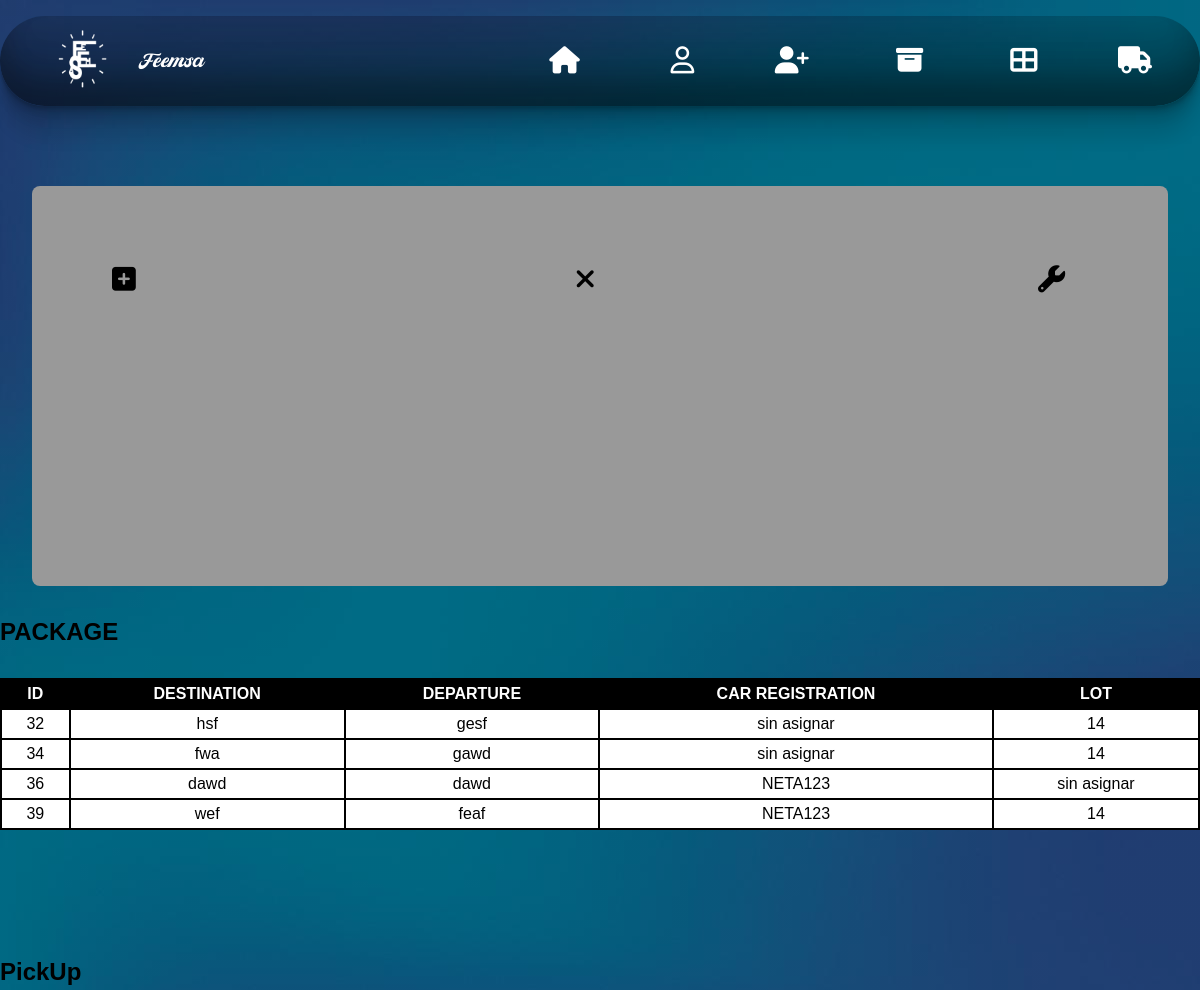
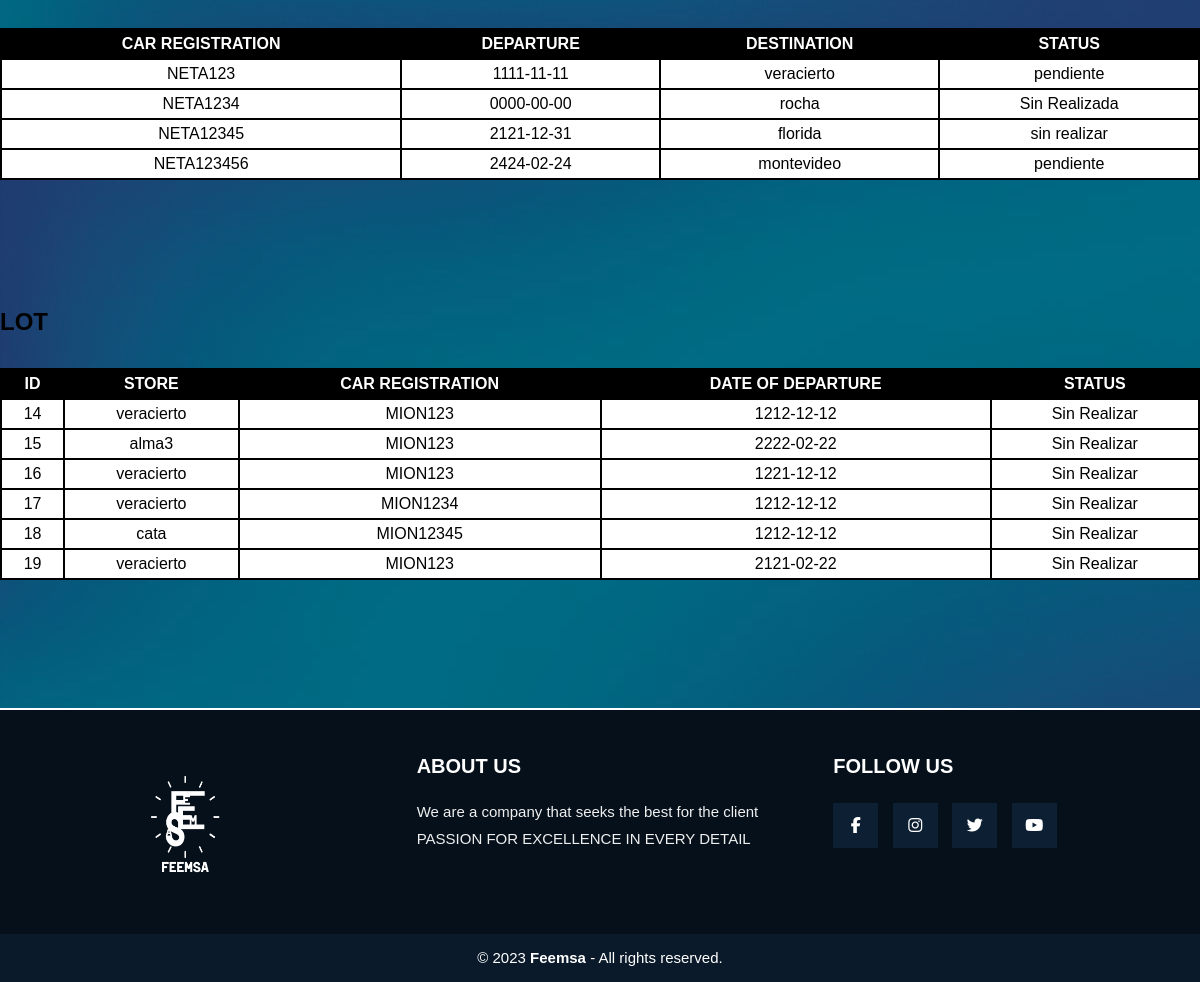
The page /AdminEN/FrontEnd/ingresarPaqueteAdmin.php (signed in) on the database its author committed (2 pictures, top to bottom).
### tables this page shows
CREATE TABLE `paquete` (
  `id` int(100) NOT NULL,
  `destino` varchar(100) NOT NULL,
  `salida` varchar(100) NOT NULL,
  `entrega` varchar(100) NOT NULL,
  `matriculaCamioneta` varchar(100) NOT NULL,
  `idLote` varchar(100) NOT NULL
);

CREATE TABLE `camioneta` (
  `matricula` varchar(100) NOT NULL,
  `partida` date NOT NULL,
  `llegada` date NOT NULL,
  `destino` varchar(100) NOT NULL,
  `entregada` varchar(100) NOT NULL,
  `estado` varchar(100) NOT NULL,
  `idCamionero` int(100) NOT NULL
);

CREATE TABLE `loteinicial` (
  `id` int(100) NOT NULL,
  `almacen` varchar(100) NOT NULL,
  `matriculaCamion` varchar(100) NOT NULL,
  `fechaSalida` date NOT NULL,
  `entregada` varchar(100) NOT NULL
);

### AdminEN/FrontEnd/ingresarPaqueteAdmin.php (the view, shortened to what this page needs)
<?php
include('../../apis/server.php');
    ?>
<!DOCTYPE html>
<html lang="en">
<head>
    <link rel="stylesheet" href="../CSS/modAdmin.css">
</head>
<body>
   <div class="container">
    <div class="navbar">
      <img src="../../img/logo.png" class="logo"><a id="femsa">Feemsa</a>
      <nav>
        <ul>
        <li><a id="home" href="IndexAdministrador.php" class="fa fa-home"></a></li>
        <li><a id="home" href="cerrarSessionIndexAdmin.php" class="fa fa-user-o"></a></li>
        <li><a id="home" href="modUsuarios.php" class="fa fa-user-plus"></a></li>
        <li><a id="home" href="ingresarPaqueteAdmin.php" class="fa fa-archive"></a></li>
        <li><a id="home" href="ingresarLoteAdmin.php" class="fa fa-th-large"></a></li>
        <li><a id="home" href="adminCamionCamioneta.php" class="fa fa-truck"></a></li>
    </ul>
      </nav>
    </div>
    <div id="todo">
    <a id="paq" class="fa fa-plus-square"></a>
                <a id="elm" class="fa fa-remove"></a>
                <a id="mod" class="fa fa-wrench"></a>
                    </div>
                    <h2>PACKAGE</h2>
                    <table border="1" >
		<tr>
			<th>ID</th>
			<th>DESTINATION</th>
			<th>DEPARTURE</th>
            <th>CAR REGISTRATION</th>
            <th>LOT</th>
		</tr>
		<?php
		$sql="SELECT * from paquete";
		$result=mysqli_query($conexion,$sql);
		while($mostrar=mysqli_fetch_array($result)){
		 ?>
		<tr>
			<td><?php echo $mostrar['id'] ?></td>
			<td><?php echo $mostrar['destino'] ?></td>
			<td><?php echo $mostrar['salida'] ?></td>
            <td><?php echo $mostrar['matriculaCamioneta'] ?></td>
            <td><?php echo $mostrar['idLote'] ?></td>
		</tr>
	<?php
	}
	 ?>
	</table>
<h2>PickUp</h2>
    <table border="1" >
		<tr>
			<th>CAR REGISTRATION</th>
			<th>DEPARTURE</th>
            <th>DESTINATION</th>
			<th>STATUS</th>
		</tr>
		<?php
		$sql="SELECT * from camioneta";
		$result=mysqli_query($conexion,$sql);
		while($mostrar=mysqli_fetch_array($result)){
		 ?>
		<tr>
			<td><?php echo $mostrar['matricula'] ?></td>
			<td><?php echo $mostrar['partida'] ?></td>
            <td><?php echo $mostrar['destino'] ?></td>
			<td><?php echo $mostrar['entregada'] ?></td>
		</tr>
	<?php
	}
	 ?>
	</table>
    <h2>LOT</h2>
                    <table border="1" >
		<tr>
			<th>ID</th>
			<th>STORE</th>
			<th>CAR REGISTRATION</th>
            <th>DATE OF DEPARTURE</th>
            <th>STATUS</th>
		</tr>
		<?php
		$sql="SELECT * from loteInicial";
		$result=mysqli_query($conexion,$sql);
		while($mostrar=mysqli_fetch_array($result)){
		 ?>
		<tr>
			<td><?php echo $mostrar['id'] ?></td>
			<td><?php echo $mostrar['almacen'] ?></td>
			<td><?php echo $mostrar['matriculaCamion'] ?></td>
            <td><?php echo $mostrar['fechaSalida'] ?></td>
            <td><?php echo $mostrar['entregada'] ?></td>
		</tr>
	<?php
	}
	 ?>
	</table>
                </div>
  </body>
  <footer class="pie-pagina">
        <div class="grupo-1">
            <div class="box">
                <figure>
                    <a href="#">
                        <img src="../../img/logo (2).png" alt="">
                    </a>
                </figure>
            </div>
            <div class="box">
                <h2>ABOUT US</h2>
                <p>We are a company that seeks the best for the client</p>
                <p>PASSION FOR EXCELLENCE IN EVERY DETAIL</p>
            </div>
            <div class="box">
                <h2>FOLLOW US</h2>
                <div class="red-social">
                    <a href="https://es-la.facebook.com/" class="fa fa-facebook"></a>
                    <a href="https://www.instagram.com/feemsa.oficial/?hl=es" class="fa fa-instagram"></a>
                    <a href="https://twitter.com/feemsaoficial?lang=es" class="fa fa-twitter"></a>
                    <a href="https://www.youtube.com/" class="fa fa-youtube"></a>
                </div>
            </div>
        </div>
        <div class="grupo-2">
            <small>&copy; 2023 <b>Feemsa</b> - All rights reserved.</small>
        </div>
    </footer>
  </body>
</html>

### AdminEN/CSS/modAdmin.css (style rules this page uses)
* { margin: 0; padding: 0; font-family: sans-serif; }
body { padding-top: 1rem; width:100% ; background-image: linear-gradient(rgba(0,0,0,0.33),rgba(0,0,0,0.33)),url(../../img/fondox.png); height: auto; box-sizing: border-box; }
table { margin-bottom: 8rem; margin-top: 2rem; text-align: center; width: 100%; }
table, th, td { border: 2px solid black; border-collapse: collapse; padding: 2px; }
table, th { color: #fff; background-color: #000; }
table,td { color: #000; background-color: #fff; }
th, td { padding: 5px; }
.navbar { height: 10%; display: flex; align-items: center; background-image: linear-gradient(rgba(0,0,0,0.43),rgba(0,0,0,0.53)),url(../../img/fondox.png); border-radius: 3rem; box-shadow: rgba(0, 0, 0, 0.17) 0px -23px 25px 0px inset, rgba(0, 0, 0, 0.15) 0px -36px 30px 0px inset, rgba(0, 0, 0, 0.1) 0px -79px 40px 0px inset, rgba(0, 0, 0, 0.06) 0px 2px 1px, rgba(0, 0, 0, 0.09) 0px 4px 2px, rgba(0, 0, 0, 0.09) 0px 8px 4px, rgba(0, 0, 0, 0.09) 0px 16px 8px, rgba(0, 0, 0, 0.09) 0px 32px 16px; padding-right: 4%; padding-left: 3%; }
.logo { width: 90px; }
#home { font-size: 1.7rem; width: 50px; cursor: pointer; }
nav { flex: 1; text-align: right; }
nav ul li { list-style: none; display: inline-block; margin-left: 60px; }
nav ul li a { text-decoration: none; color: #fff; font-size: 15px; }
#femsa { color: #fff; font-size: 1.3rem; font-family: Suitnice retro; margin-left: 1rem; margin-top: 0.3rem; }
.pie-pagina { bottom: 0; width: 100%; background-color: #05101a; border-top: 2px solid #fff; }
.pie-pagina .grupo-1 { width: 100%; max-width: 1200px; margin: auto; display:grid; grid-template-columns: repeat(3, 3fr); grid-gap:50px; padding: 45px 0px; }
.pie-pagina .grupo-1 .box figure { width: 100%; height: 100%; display: flex; justify-content: center; align-items: center; }
.pie-pagina .grupo-1 .box figure img { width: 130px; }
.pie-pagina .grupo-1 .box h2 { color: #fff; margin-bottom: 25px; font-size: 20px; }
.pie-pagina .grupo-1 .box p { color: #efefef; margin-bottom: 10px; font-size: 15px; }
.pie-pagina .grupo-1 .red-social a { display: inline-block; text-decoration: none; width: 45px; height: 45px; line-height: 45px; color: #fff; margin-right: 10px; background-color: #0d2033; text-align: center; transition: all 300ms ease; }
.pie-pagina .grupo-2 { background-color: #0a1a2a; padding: 15px 10px; text-align: center; color: #fff; }
.pie-pagina .grupo-2 small { font-size: 15px; }
#todo { margin:2rem; border-radius: 0.5rem; margin-top: 5rem; background-color: #999; height: 15rem; padding: 5rem; padding-top: 5rem; display: flex; justify-content: space-between; }
#paq { font-size: 1.7rem; width: 50px; cursor: pointer; }
#elm { font-size: 1.7rem; width: 50px; cursor: pointer; }
#mod { font-size: 1.7rem; width: 50px; cursor: pointer; }

### rows shown on the page
paquete: id "32", destino "hsf", salida "gesf", matriculaCamioneta "sin asignar", idLote "14"
paquete: id "34", destino "fwa", salida "gawd", matriculaCamioneta "sin asignar", idLote "14"
paquete: id "36", destino "dawd", salida "dawd", matriculaCamioneta "NETA123", idLote "sin asignar"
paquete: id "39", destino "wef", salida "feaf", matriculaCamioneta "NETA123", idLote "14"
camioneta: matricula "NETA123", partida "1111-11-11", destino "veracierto", entregada "pendiente"
camioneta: matricula "NETA1234", partida "0000-00-00", destino "rocha", entregada "Sin Realizada"
camioneta: matricula "NETA12345", partida "2121-12-31", destino "florida", entregada "sin realizar"
camioneta: matricula "NETA123456", partida "2424-02-24", destino "montevideo", entregada "pendiente"
loteinicial: id "14", almacen "veracierto", matriculaCamion "MION123", fechaSalida "1212-12-12", entregada "Sin Realizar"
loteinicial: id "15", almacen "alma3", matriculaCamion "MION123", fechaSalida "2222-02-22", entregada "Sin Realizar"
loteinicial: id "16", almacen "veracierto", matriculaCamion "MION123", fechaSalida "1221-12-12", entregada "Sin Realizar"
loteinicial: id "17", almacen "veracierto", matriculaCamion "MION1234", fechaSalida "1212-12-12", entregada "Sin Realizar"
loteinicial: id "18", almacen "cata", matriculaCamion "MION12345", fechaSalida "1212-12-12", entregada "Sin Realizar"
loteinicial: id "19", almacen "veracierto", matriculaCamion "MION123", fechaSalida "2121-02-22", entregada "Sin Realizar"
